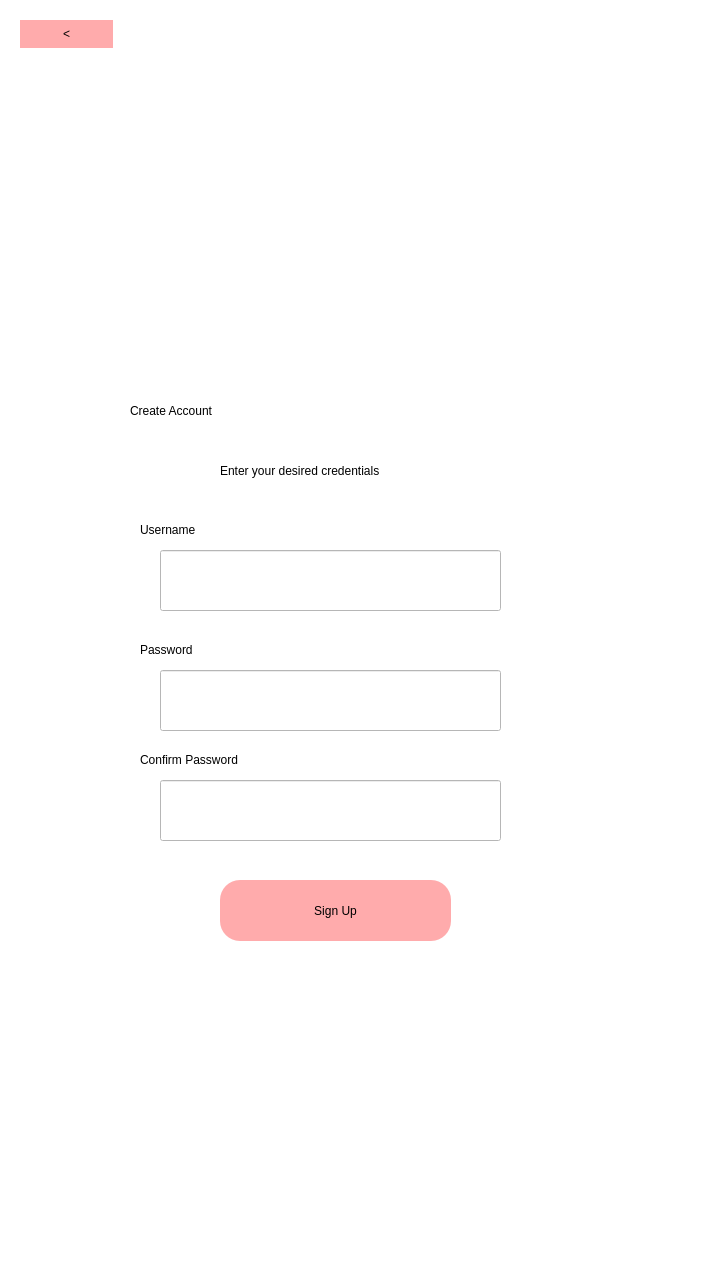
<?xml version="1.0" encoding="UTF-8"?>
<ui version="4.0">
 <class>Dialog</class>
 <widget class="QDialog" name="Dialog">
  <property name="geometry">
   <rect>
    <x>0</x>
    <y>0</y>
    <width>720</width>
    <height>1280</height>
   </rect>
  </property>
  <property name="windowTitle">
   <string>Dialog</string>
  </property>
  <widget class="QWidget" name="widget" native="true">
   <property name="geometry">
    <rect>
     <x>0</x>
     <y>0</y>
     <width>720</width>
     <height>1280</height>
    </rect>
   </property>
   <property name="styleSheet">
    <string notr="true">background-color: rgb(255, 255, 255);

</string>
   </property>
   <widget class="QLabel" name="label">
    <property name="geometry">
     <rect>
      <x>130</x>
      <y>360</y>
      <width>421</width>
      <height>101</height>
     </rect>
    </property>
    <property name="styleSheet">
     <string notr="true">color: rgb(0, 0, 0);
font: 36pt &quot;Monospace&quot;;
</string>
    </property>
    <property name="text">
     <string>Create Account</string>
    </property>
   </widget>
   <widget class="QLineEdit" name="Email">
    <property name="geometry">
     <rect>
      <x>160</x>
      <y>550</y>
      <width>341</width>
      <height>61</height>
     </rect>
    </property>
    <property name="styleSheet">
     <string notr="true">font: 12pt  &quot;MS Shell Dlg 2&quot;;</string>
    </property>
   </widget>
   <widget class="QLabel" name="label_2">
    <property name="geometry">
     <rect>
      <x>140</x>
      <y>520</y>
      <width>161</width>
      <height>20</height>
     </rect>
    </property>
    <property name="styleSheet">
     <string notr="true">color: rgb(0, 0, 0);
font: 15pt &quot;Monospace&quot;;
</string>
    </property>
    <property name="text">
     <string>Username</string>
    </property>
   </widget>
   <widget class="QLabel" name="label_3">
    <property name="geometry">
     <rect>
      <x>140</x>
      <y>640</y>
      <width>161</width>
      <height>20</height>
     </rect>
    </property>
    <property name="styleSheet">
     <string notr="true">color: rgb(0, 0, 0);
font: 15pt &quot;Monospace&quot;;
</string>
    </property>
    <property name="text">
     <string>Password</string>
    </property>
   </widget>
   <widget class="QPushButton" name="SignUp">
    <property name="geometry">
     <rect>
      <x>220</x>
      <y>880</y>
      <width>231</width>
      <height>61</height>
     </rect>
    </property>
    <property name="styleSheet">
     <string notr="true">color: rgb(0, 0, 0);
background-color: rgb(255, 171, 172);
border-radius:20px;
font: 16pt &quot;Monospace&quot;;</string>
    </property>
    <property name="text">
     <string>Sign Up</string>
    </property>
   </widget>
   <widget class="QLabel" name="label_4">
    <property name="geometry">
     <rect>
      <x>220</x>
      <y>450</y>
      <width>241</width>
      <height>41</height>
     </rect>
    </property>
    <property name="styleSheet">
     <string notr="true">color: rgb(0, 0, 0);
font: 10pt &quot;Monospace&quot;;
</string>
    </property>
    <property name="text">
     <string>Enter your desired credentials</string>
    </property>
   </widget>
   <widget class="QLineEdit" name="Password">
    <property name="geometry">
     <rect>
      <x>160</x>
      <y>670</y>
      <width>341</width>
      <height>61</height>
     </rect>
    </property>
    <property name="styleSheet">
     <string notr="true">font: 12pt  &quot;MS Shell Dlg 2&quot;;</string>
    </property>
   </widget>
   <widget class="QLabel" name="accountError">
    <property name="geometry">
     <rect>
      <x>150</x>
      <y>850</y>
      <width>351</width>
      <height>21</height>
     </rect>
    </property>
    <property name="styleSheet">
     <string notr="true">font: 12pt &quot;MS Shell Dlg 2&quot;;
color: rgb(255, 0, 0);</string>
    </property>
    <property name="text">
     <string/>
    </property>
   </widget>
   <widget class="QLineEdit" name="Confirm">
    <property name="geometry">
     <rect>
      <x>160</x>
      <y>780</y>
      <width>341</width>
      <height>61</height>
     </rect>
    </property>
    <property name="styleSheet">
     <string notr="true">font: 12pt  &quot;MS Shell Dlg 2&quot;;</string>
    </property>
   </widget>
   <widget class="QLabel" name="label_5">
    <property name="geometry">
     <rect>
      <x>140</x>
      <y>750</y>
      <width>221</width>
      <height>20</height>
     </rect>
    </property>
    <property name="styleSheet">
     <string notr="true">color: rgb(0, 0, 0);
font: 15pt &quot;Monospace&quot;;
</string>
    </property>
    <property name="text">
     <string>Confirm Password</string>
    </property>
   </widget>
   <widget class="QPushButton" name="GoBack">
    <property name="geometry">
     <rect>
      <x>20</x>
      <y>20</y>
      <width>93</width>
      <height>28</height>
     </rect>
    </property>
    <property name="styleSheet">
     <string notr="true">color: rgb(0, 0, 0);
background-color: rgb(255, 171, 172);
border-radius:20px;
font: 26pt &quot;MS Shell Dlg 2&quot;;

</string>
    </property>
    <property name="text">
     <string>&lt;</string>
    </property>
   </widget>
  </widget>
 </widget>
 <resources/>
 <connections/>
</ui>
